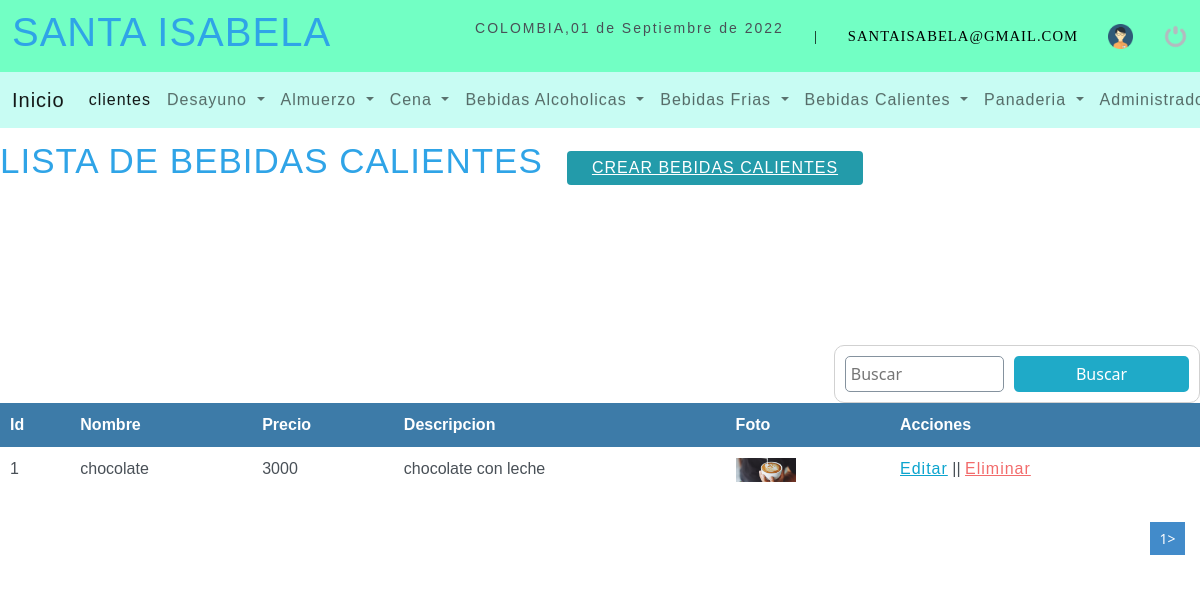
Screenshot of /sistema/Listar_Calientes.php (signed in) with the database file from the repository.
### tables this page shows
CREATE TABLE `bebidascalientes` (
  `id_calientes` int(10) NOT NULL,
  `nombre` varchar(50) NOT NULL,
  `precio` int(10) NOT NULL,
  `descripcion` varchar(150) NOT NULL,
  `foto` varchar(300) NOT NULL,
  `estatus` int(11) NOT NULL DEFAULT '1'
);

### sistema/Listar_Calientes.php (the view, shortened to what this page needs)
<?php
include '../conexion.php';
?>
<!DOCTYPE html>
<html lang="es">
<head>
	<?php include "includes/scripts.php";?>
     <link rel="stylesheet" type="text/css" href="css/listar_administrador.css">
</head>
<body>
<?php include "includes/header.php";?>
	<section id="container">
    <h1>LISTA DE BEBIDAS CALIENTES</h1>
    <a href="Registro_Calientes.php" class="btn_new"> CREAR BEBIDAS CALIENTES</a>
    <form action="Buscar_Calientes.php" method="get" class="form-search">
        <input type="text" name="busqueda" id="busqueda" placeholder="Buscar" >
        <input type="submit" value="Buscar" class="btn_search">
    </form>
    <table>
        <tr>
            <th>Id</th>
            <th>Nombre</th>
            <th>Precio</th>
            <th>Descripcion</th>
            <th>Foto</th>
            <th>Acciones</th>
         </tr>
         <?php
         $sql_register=mysqli_query($conexion,"SELECT COUNT(*) as total_registro FROM bebidascalientes WHERE estatus=1");
         $result_register=mysqli_fetch_array($sql_register);
         $total_registro=$result_register['total_registro'];
         $por_pagina=20;
         if(empty($_GET['pagina']))
         {
             $pagina=1;
         }else{
             $pagina=$_GET['pagina'];
         }
         $desde=($pagina-1)*$por_pagina;
         $total_paginas=ceil($total_registro/$por_pagina);
         $query=mysqli_query($conexion,"SELECT id_calientes,nombre,precio,descripcion,foto FROM bebidascalientes WHERE estatus=1 ORDER BY id_calientes ASC LIMIT $desde,$por_pagina");
         $result=mysqli_num_rows($query);
         if($result >0){
             while($data=mysqli_fetch_array($query)){
                if($data['foto']!='img_producto.png'){
                    $foto='img/calientes/'.$data['foto'];
                }else{
                    $foto='img/'.$data['foto'];
                }
           ?>
         <tr>
             <td><?php echo $data["id_calientes"];?></td>
             <td><?php echo $data["nombre"];?></td>
             <td><?php echo $data["precio"];?></td>
             <td><?php echo $data["descripcion"];?></td>
             <td class="img_producto"><img   width="60px" src="<?php echo $foto;?>" alt="<?php echo $data["nombre"];?>"></td>
             <td>
                 <a  class="link_edit" href="Editar_Calientes.php?id=<?php echo $data["id_calientes"];?>">Editar</a>  ||
                 <a class="link_delete" href="Eliminar_Calientes.php?id=<?php echo $data["id_calientes"];?>">Eliminar</a>
             </td>
         </tr>
 <?php
        }
  }
    ?>
    </table>
    <div class="paginador">
        <ul>
        <?php
        for($i=1; $i <=$total_paginas; $i++){
            if($i==$pagina)
            {
                echo '<li class="pageSelected">'.$i.'></li>';
            }else{
                echo '<li><a href="?pagina='.$i.'">'.$i.'</a></li>';
            }
        }
        ?>
        </ul>
    </div>
	</section>
</body>
</html>

### sistema/css/header.css (style rules this page uses)
* { margin: 0; padding: 0; box-sizing: border-box; }
body { background: #ededed; }
h1, h2, h3, h4, h5, h6 { font-family: 'arial'; font-weight: bold; letter-spacing: 1px; }
h1 { font-size: 26px; }
a { text-decoration: none; font-family: arial; letter-spacing: 1px; }

### sistema/css/registrar.css (style rules this page uses)
* { margin:0px; padding: 0px; box-sizing:border-box; }
form { background:#fff ; margin:auto ; padding: 20px 50px; border: 1px solid #d1d1d1; }
input,select { display: block; width: 100%; font-size: 11pt; padding: 5px; border: 1px solid #85929e; border-radius: 5px; }

### sistema/css/listar_administrador.css (style rules this page uses)
* { margin: 0; padding: 0; box-sizing: border-box; }
#container h1 { margin-top: 140px; font-size:35px ; display: inline-block; }
.btn_new { display: inline-block; background: #239baa; color: #fff; padding: 5px 25px; border-radius: 4px; margin: 20px; }
table { margin-top: 50px; border-collapse: collapse; font-size: 12pt; font-family: 'arial'; width: 100%; }
table th { text-align: left; padding: 10px; background: #3d7ba8; color:#fff; }
table tr:nth-child(odd) { background: #fff; }
table td { padding: 10px; }
.link_edit { color: #0ca4ce; }
.link_delete { color: #f26b6b; }
.paginador ul { padding: 15px; list-style: none; background: #fff; margin-top: 15px; display: -webkit-flex; display: -moz-flex; display: -ms-flex; display: -o-flex; display: flex; justify-content: flex-end; }
.paginador a,.pageSelected { color: #428bca; border: 1px solid #ddd; padding: 5px; display: inline-block; font-size: 14px; text-align: center; width: 35px; }
.pageSelected { color: #fff; background: #428bca; border: 1px solid #428bca; }
.form-search { margin-top: 140px; display: -webkit-flex; display: -moz-flex; display: -ms-flex; display: -o-flex; display: flex; float: right; background: initial; padding: 10px; border-radius: 10px; }
.form-search .btn_search { background: #1faac8; color: #fff; padding: 0 20px; border: 0; cursor: pointer; margin-left: 10px; }
.img_producto img { width: 60px; height: auto; margin: auto; }

### sistema/css/eliminar_administrador.css (style rules this page uses)
* { margin:0px; padding: 0px; box-sizing:border-box; }

### rows the page displays
bebidascalientes: id_calientes "1", nombre "chocolate", precio "3000", descripcion "chocolate con leche", foto (picture)

### other values shown
fechac() "01 de Septiembre de 2022"
$_SESSION['correo'] "SANTAISABELA@GMAIL.COM"
